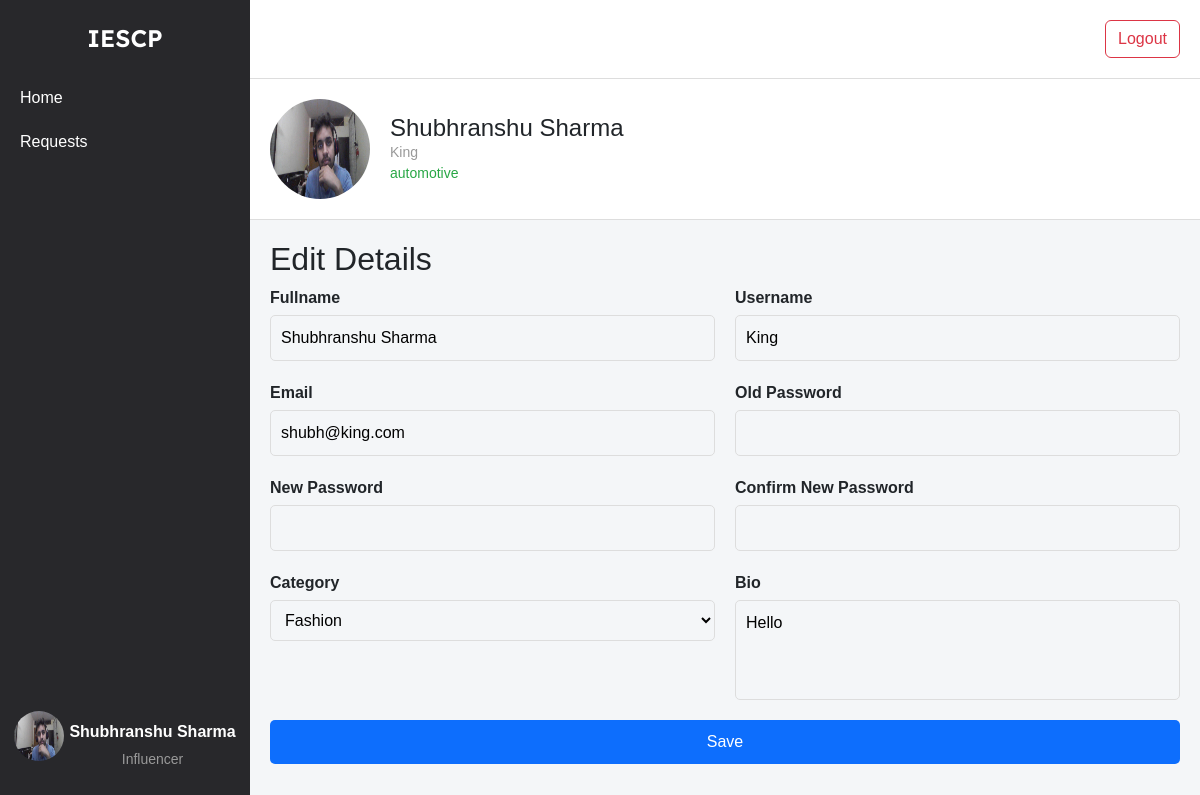
The page /influencer/dashboard (signed in) on the database its author committed.
### models.py (models this page shows)
class Influencer(db.Model):
    __tablename__ = 'influencers'
    id = db.Column(db.Integer, primary_key=True)
    name = db.Column(db.String(255), nullable=False)
    username = db.Column(db.String(255), unique=True, nullable=False)
    email = db.Column(db.String(255), unique=True, nullable=False)
    password_hash = db.Column(db.String(255), nullable=False)
    category = db.Column(db.String(255), nullable=False)
    interest = db.Column(db.String(255), nullable=False)
    reach = db.Column(db.Integer, nullable=False)
    social_media_links = db.Column(db.String(255), nullable=False)
    bio = db.Column(db.String(255), nullable=False)
    profile_picture = db.Column(db.String(255), nullable=False)
    campaigns = db.relationship('Campaign', secondary=influencer_campaign_association, back_populates='influencers')

### influencer_routes.py (the view)
@app.route('/influencer/dashboard')
@influencer_auth_required
def influencer_dashboard():
    user = Influencer.query.filter_by(id=session['influencer_id']).first()
    return render_template('influencer_dashboard.html', user=user)

### influencer_routes.py (called while the page is built)
def influencer_auth_required(func):
    @wraps(func)
    def func2(*args, **kwargs):
        if 'influencer_id' in session:
            return func(*args, **kwargs)
        else:
            flash("Please login first")
            return redirect(url_for('influencer_login'))
    return func2

### templates/influencer_dashboard.html (shortened to what this page needs)
{% extends 'layout.html' %}
{% block content %}
    <div class="container-box">
        <div class="sidebar">
            <div class="logo">IESCP</div>
            <ul>
                <li><a href="{{url_for('influencer_home')}}">Home</a></li>
                <li><a href="{{url_for('influencer_campaign_requests')}}">Requests</a></li>
            </ul>
            <div class="profile">
                <a href="{{url_for('influencer_dashboard')}}">
                    <img src="{{ url_for('static', filename='profile_upload/influencer/' + user.username + '/' + user.profile_picture) }}" alt="Profile Picture">
                    <div class="profile-name-category">
                        <span class="name">{{user.name}}</span>
                        <span class="category">Influencer</span>
                    </div>
                </a>
            </div>
        </div>
        <div class="main-content">
            <div class="header">
                <a href="{{url_for('influencer_logout')}}" class="btn btn-outline-danger">Logout</a>
            </div>
            <div class="profile-header">
                <img src="{{ url_for('static', filename='profile_upload/influencer/' + user.username + '/' + user.profile_picture)}}" alt="Profile Picture">
                <div class="profile-info">
                    <h1>{{user.name}}</h1>
                    <span class="username">{{user.username}}</span>
                    <span class="category">{{user.category}}</span>
                </div>
            </div>
            <div class="profile-details">
                <h2>Edit Details</h2>
                <form action="{{ url_for('influencer_dashboard_post') }}" method="post">
                    <div class="details-grid">
                        <div class="detail-item">
                            <label for="fullname">Fullname</label>
                            <input type="text" id="fullname" name="fullname" value="{{ user.name }}">
                        </div>
                        <div class="detail-item no-edit">
                            <label for="username">Username</label>
                            <input type="text" id="username" name="username" value="{{ user.username }}" readonly>
                        </div>
                        <div class="detail-item">
                            <label for="email">Email</label>
                            <input type="email" id="email" name="email" value="{{ user.email }}">
                        </div>
                        <div class="detail-item">
                            <label for="old_password">Old Password</label>
                            <input type="password" id="old_password" name="old_password">
                        </div>
                        <div class="detail-item">
                            <label for="new_password">New Password</label>
                            <input type="password" id="new_password" name="new_password">
                        </div>
                        <div class="detail-item">
                            <label for="confirm_new_password">Confirm New Password</label>
                            <input type="password" id="confirm_new_password" name="confirm_new_password">
                        </div>
                        <div class="detail-item">
                            <label for="category">Category</label>
                            <select id="category" name="category">
                                <option value="Fashion" {% if user.category == 'Fashion' %}selected{% endif %}>Fashion</option>
                            </select>
                        </div>
                        <div class="detail-item">
                            <label for="bio">Bio</label>
                            <textarea id="bio" name="bio">{{ user.bio }}</textarea>
                        </div>
                    </div>
                    <button type="submit" class="btn btn-primary">Save</button>
                </form>
            </div>
        </div>
    </div>
{% endblock %}

### templates/influencer_dashboard.html (style rules this page uses)
body { font-family: Arial, sans-serif; margin: 0; padding: 0; height: 100vh; background-color: #f4f6f8; overflow: hidden; }
.container-box { display: flex; width: 100%; }
a { text-decoration: none; color: whitesmoke; }
.sidebar { width: 250px; background-color: #28282B; color: white; display: flex; flex-direction: column; align-items: center; padding-top: 20px; position: sticky; top: 0; height: 100vh; overflow: auto; }
.sidebar .logo { font-size: 24px; font-weight: bold; margin-bottom: 20px; font-family: 'Lexend Deca', sans-serif; font-weight: 600; }
.sidebar ul { list-style-type: none; padding: 0; width: 100%; }
.sidebar ul li { width: 100%; }
.sidebar ul li a { display: block; padding: 10px 20px; color: white; text-decoration: none; }
.sidebar .profile { margin-top: auto; text-align: center; padding: 10px; }
.profile .name { font-size: 16px; font-weight: bold; color: white; }
.profile .category { font-size: 14px; color: #999; margin-top: 5px; }
.sidebar .profile img { width: 50px; height: 50px; border-radius: 50%; margin-bottom: 5px; }
.profile { display: flex; flex-direction: column; align-items: center; text-align: center; padding: 10px; margin-bottom: 20px; }
.profile a { display: flex; align-items: center; text-align: center; justify-content: center; gap: 5px; }
.profile-name-category { display: flex; flex-direction: column; align-items: center; text-align: center; justify-content: center; padding-top: 13px; }
.main-content { flex-grow: 1; display: flex; flex-direction: column; overflow-y: auto; height: 100vh; }
.header { display: flex; justify-content: flex-end; align-items: center; padding: 20px; background-color: white; border-bottom: 1px solid #ddd; }
.profile-header { display: flex; align-items: center; padding: 20px; background-color: white; border-bottom: 1px solid #ddd; }
.profile-header img { width: 100px; height: 100px; border-radius: 50%; margin-right: 20px; }
.profile-header .profile-info { display: flex; flex-direction: column; }
.profile-header .profile-info h1 { margin: 0; font-size: 24px; }
.profile-header .profile-info .username { font-size: 14px; color: #999; }
.profile-header .profile-info .category { font-size: 14px; color: #28a745; }
.profile-details { padding: 20px; }
.profile-details h2 { margin-top: 0; }
.details-grid { display: grid; grid-template-columns: repeat(2, 1fr); gap: 20px; }
.detail-item { display: flex; flex-direction: column; }
.detail-item label { font-weight: bold; margin-bottom: 5px; }
.detail-item input, .detail-item textarea, .detail-item select { background-color: #f4f6f8; padding: 10px; border-radius: 5px; border: 1px solid #ddd; width: 100%; }
.detail-item textarea { resize: none; height: 100px; }
.no-edit { position: relative; display: inline-block; }
.btn-primary { color: white; border: none; padding: 10px; border-radius: 5px; cursor: pointer; width: 100%; margin-top: 20px; }

### rows shown on the page
Influencer: username+profile_picture (picture), name "Shubhranshu Sharma", username "King", category "automotive", fullname "Shubhranshu Sharma", email "shubh@king.com", bio "Hello"
